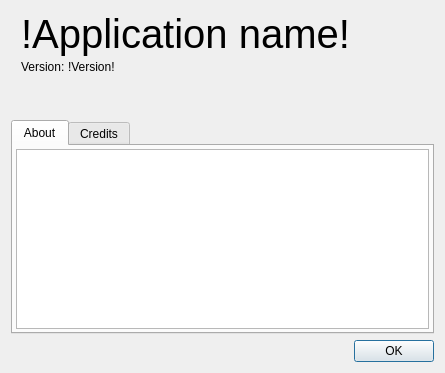
<?xml version="1.0" encoding="UTF-8"?>
<ui version="4.0">
 <class>AboutMidiMonitorDialog</class>
 <widget class="QDialog" name="AboutMidiMonitorDialog">
  <property name="geometry">
   <rect>
    <x>0</x>
    <y>0</y>
    <width>445</width>
    <height>373</height>
   </rect>
  </property>
  <property name="windowTitle">
   <string>About MIDI monitor</string>
  </property>
  <layout class="QVBoxLayout" name="verticalLayout" stretch="0,4,0">
   <item>
    <layout class="QGridLayout" name="gridLayout">
     <property name="spacing">
      <number>3</number>
     </property>
     <item row="0" column="0">
      <widget class="QLabel" name="applicationIcon">
       <property name="sizePolicy">
        <sizepolicy hsizetype="Fixed" vsizetype="Fixed">
         <horstretch>0</horstretch>
         <verstretch>0</verstretch>
        </sizepolicy>
       </property>
       <property name="maximumSize">
        <size>
         <width>128</width>
         <height>128</height>
        </size>
       </property>
       <property name="text">
        <string/>
       </property>
       <property name="pixmap">
        <pixmap resource="../MidiMonitor.qrc">:/Images/Resources/Midi.png</pixmap>
       </property>
       <property name="scaledContents">
        <bool>true</bool>
       </property>
      </widget>
     </item>
     <item row="0" column="1">
      <layout class="QVBoxLayout" name="verticalLayout_2">
       <property name="spacing">
        <number>3</number>
       </property>
       <item>
        <widget class="QLabel" name="applicationNameLabel">
         <property name="font">
          <font>
           <pointsize>30</pointsize>
          </font>
         </property>
         <property name="text">
          <string>!Application name!</string>
         </property>
        </widget>
       </item>
       <item>
        <layout class="QHBoxLayout" name="horizontalLayout_2" stretch="0,2">
         <item>
          <widget class="QLabel" name="label">
           <property name="text">
            <string>Version:</string>
           </property>
          </widget>
         </item>
         <item>
          <widget class="QLabel" name="applicationVersionLabel">
           <property name="text">
            <string>!Version!</string>
           </property>
          </widget>
         </item>
        </layout>
       </item>
       <item>
        <spacer name="verticalSpacer">
         <property name="orientation">
          <enum>Qt::Vertical</enum>
         </property>
         <property name="sizeHint" stdset="0">
          <size>
           <width>20</width>
           <height>40</height>
          </size>
         </property>
        </spacer>
       </item>
      </layout>
     </item>
    </layout>
   </item>
   <item>
    <widget class="QTabWidget" name="tabWidget">
     <property name="currentIndex">
      <number>0</number>
     </property>
     <widget class="QWidget" name="aboutTab">
      <attribute name="title">
       <string>About</string>
      </attribute>
      <layout class="QVBoxLayout" name="verticalLayout_4">
       <property name="spacing">
        <number>3</number>
       </property>
       <property name="leftMargin">
        <number>3</number>
       </property>
       <property name="topMargin">
        <number>3</number>
       </property>
       <property name="rightMargin">
        <number>3</number>
       </property>
       <property name="bottomMargin">
        <number>3</number>
       </property>
       <item>
        <widget class="QTextEdit" name="aboutTextEdit">
         <property name="readOnly">
          <bool>true</bool>
         </property>
        </widget>
       </item>
      </layout>
     </widget>
     <widget class="QWidget" name="creditTab">
      <attribute name="title">
       <string>Credits</string>
      </attribute>
      <layout class="QVBoxLayout" name="verticalLayout_3">
       <property name="spacing">
        <number>3</number>
       </property>
       <property name="leftMargin">
        <number>3</number>
       </property>
       <property name="topMargin">
        <number>3</number>
       </property>
       <property name="rightMargin">
        <number>3</number>
       </property>
       <property name="bottomMargin">
        <number>3</number>
       </property>
       <item>
        <widget class="QPlainTextEdit" name="creditPlainTextEdit">
         <property name="readOnly">
          <bool>true</bool>
         </property>
        </widget>
       </item>
      </layout>
     </widget>
    </widget>
   </item>
   <item>
    <widget class="QDialogButtonBox" name="buttonBox">
     <property name="orientation">
      <enum>Qt::Horizontal</enum>
     </property>
     <property name="standardButtons">
      <set>QDialogButtonBox::Ok</set>
     </property>
    </widget>
   </item>
  </layout>
 </widget>
 <resources>
  <include location="../MidiMonitor.qrc"/>
 </resources>
 <connections>
  <connection>
   <sender>buttonBox</sender>
   <signal>accepted()</signal>
   <receiver>AboutMidiMonitorDialog</receiver>
   <slot>accept()</slot>
   <hints>
    <hint type="sourcelabel">
     <x>248</x>
     <y>254</y>
    </hint>
    <hint type="destinationlabel">
     <x>157</x>
     <y>274</y>
    </hint>
   </hints>
  </connection>
  <connection>
   <sender>buttonBox</sender>
   <signal>rejected()</signal>
   <receiver>AboutMidiMonitorDialog</receiver>
   <slot>reject()</slot>
   <hints>
    <hint type="sourcelabel">
     <x>316</x>
     <y>260</y>
    </hint>
    <hint type="destinationlabel">
     <x>286</x>
     <y>274</y>
    </hint>
   </hints>
  </connection>
 </connections>
</ui>
